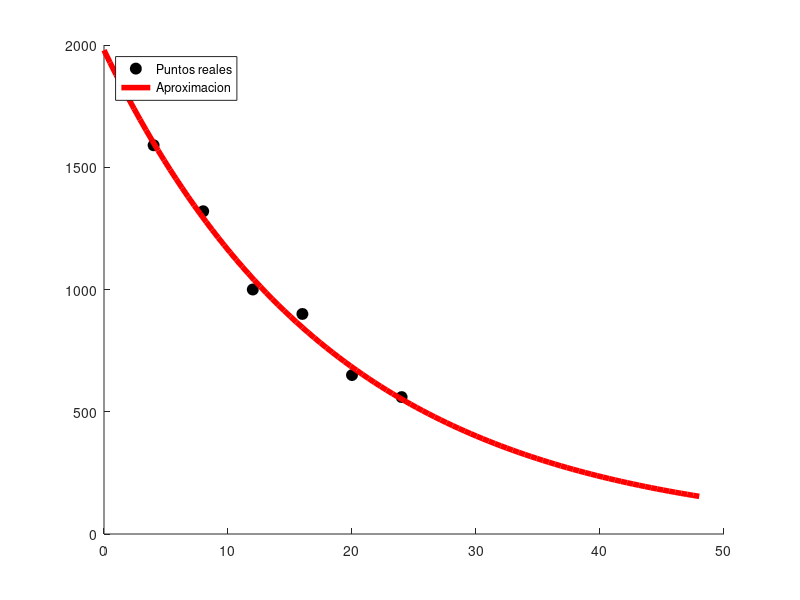

This figure's MATLAB source: (Note: this script raises an error after producing the figure.)
t = [4 8 12 16 20 24];
c = [1590 1320 1000 900 650 560];
ln_c = log(c);
p = polyfit(t,ln_c,1);
b = exp(p(2));
k = -1*p(1);
t_graph = linspace(0,48,100);
c_funcion = @(t) b*exp(-1*k*(t));
hold on
plot(t,c,'ko','MarkerFaceColor','k','MarkerSize',8,'DisplayName','Puntos reales');

plot(t_graph,c_funcion(t_graph),'r-','linewidth',4,'DisplayName','Aproximacion');

legend('Location','northwest');

c_funcion(0)

c_funcion_consignac = @(t) c_funcion(t)-200;
[p,h,it]=Biseccion(c_funcion_consignac,24,48,500,1e-7);
p
